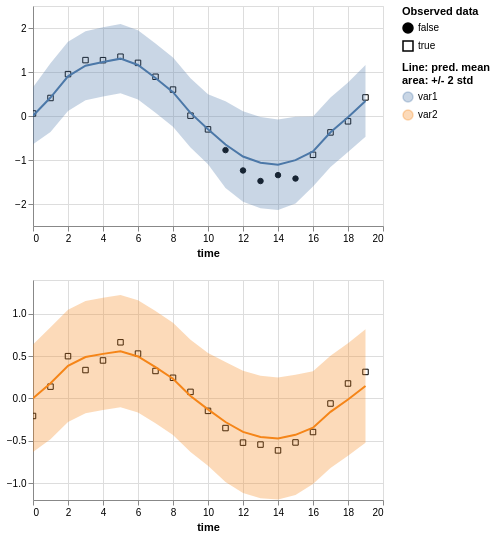

This figure's Vega-Lite source:
### Vega-Lite specification from a JSON file in a GitHub repository (floating-point values rounded to 4 significant figures)
{"$schema": "https://vega.github.io/schema/vega-lite/v5.2.0.json", "config": {"view": {"continuousHeight": 300, "continuousWidth": 400}}, "datasets": {"data-1021a3947ee8b44203039fb0dadefe1f": [{"err_high": 0.6378, "err_low": -0.6324, "is_present": true, "mean": 0.002739, "std": 0.3176, "time": 0, "value": -0.207, "variable": "var2"}, {"err_high": 0.8422, "err_low": -0.4822, "is_present": true, "mean": 0.18, "std": 0.3311, "time": 1, "value": 0.1396, "variable": "var2"}, {"err_high": 1.05, "err_low": -0.277, "is_present": true, "mean": 0.3864, "std": 0.3317, "time": 2, "value": 0.4999, "variable": "var2"}, {"err_high": 1.153, "err_low": -0.1741, "is_present": true, "mean": 0.4894, "std": 0.3318, "time": 3, "value": 0.3356, "variable": "var2"}, {"err_high": 1.19, "err_low": -0.1366, "is_present": true, "mean": 0.5269, "std": 0.3318, "time": 4, "value": 0.4491, "variable": "var2"}, {"err_high": 1.222, "err_low": -0.1049, "is_present": true, "mean": 0.5586, "std": 0.3318, "time": 5, "value": 0.6635, "variable": "var2"}, {"err_high": 1.16, "err_low": -0.1667, "is_present": true, "mean": 0.4969, "std": 0.3318, "time": 6, "value": 0.53, "variable": "var2"}, {"err_high": 1.033, "err_low": -0.2937, "is_present": true, "mean": 0.3698, "std": 0.3318, "time": 7, "value": 0.3248, "variable": "var2"}, {"err_high": 0.8961, "err_low": -0.4309, "is_present": true, "mean": 0.2326, "std": 0.3318, "time": 8, "value": 0.2445, "variable": "var2"}, {"err_high": 0.6935, "err_low": -0.6337, "is_present": true, "mean": 0.02986, "std": 0.3318, "time": 9, "value": 0.07762, "variable": "var2"}, {"err_high": 0.5365, "err_low": -0.795, "is_present": true, "mean": -0.1293, "std": 0.3329, "time": 10, "value": -0.1467, "variable": "var2"}, {"err_high": 0.4321, "err_low": -0.9886, "is_present": true, "mean": -0.2782, "std": 0.3552, "time": 11, "value": -0.3498, "variable": "var2"}, {"err_high": 0.3266, "err_low": -1.117, "is_present": true, "mean": -0.395, "std": 0.3608, "time": 12, "value": -0.5219, "variable": "var2"}, {"err_high": 0.2692, "err_low": -1.179, "is_present": true, "mean": -0.4547, "std": 0.3619, "time": 13, "value": -0.545, "variable": "var2"}, {"err_high": 0.2478, "err_low": -1.195, "is_present": true, "mean": -0.4738, "std": 0.3608, "time": 14, "value": -0.6137, "variable": "var2"}, {"err_high": 0.2805, "err_low": -1.14, "is_present": true, "mean": -0.4299, "std": 0.3552, "time": 15, "value": -0.5199, "variable": "var2"}, {"err_high": 0.3202, "err_low": -1.011, "is_present": true, "mean": -0.3455, "std": 0.3329, "time": 16, "value": -0.3966, "variable": "var2"}, {"err_high": 0.5053, "err_low": -0.822, "is_present": true, "mean": -0.1584, "std": 0.3318, "time": 17, "value": -0.05969, "variable": "var2"}, {"err_high": 0.6517, "err_low": -0.6759, "is_present": true, "mean": -0.01206, "std": 0.3319, "time": 18, "value": 0.1769, "variable": "var2"}, {"err_high": 0.8166, "err_low": -0.5233, "is_present": true, "mean": 0.1467, "std": 0.335, "time": 19, "value": 0.3135, "variable": "var2"}], "data-45f16188ce1040b7260ab0bfd0f2c036": [{"err_high": 0.6531, "err_low": -0.6403, "is_present": true, "mean": 0.006391, "std": 0.3234, "time": 0, "value": 0.05776, "variable": "var1"}, {"err_high": 1.201, "err_low": -0.361, "is_present": true, "mean": 0.42, "std": 0.3905, "time": 1, "value": 0.4095, "variable": "var1"}, {"err_high": 1.688, "err_low": 0.1151, "is_present": true, "mean": 0.9017, "std": 0.3933, "time": 2, "value": 0.9515, "variable": "var1"}, {"err_high": 1.929, "err_low": 0.3552, "is_present": true, "mean": 1.142, "std": 0.3934, "time": 3, "value": 1.27, "variable": "var1"}, {"err_high": 2.016, "err_low": 0.4427, "is_present": true, "mean": 1.229, "std": 0.3934, "time": 4, "value": 1.268, "variable": "var1"}, {"err_high": 2.09, "err_low": 0.5165, "is_present": true, "mean": 1.303, "std": 0.3934, "time": 5, "value": 1.347, "variable": "var1"}, {"err_high": 1.946, "err_low": 0.3725, "is_present": true, "mean": 1.159, "std": 0.3934, "time": 6, "value": 1.207, "variable": "var1"}, {"err_high": 1.65, "err_low": 0.07604, "is_present": true, "mean": 0.8629, "std": 0.3934, "time": 7, "value": 0.8918, "variable": "var1"}, {"err_high": 1.33, "err_low": -0.2441, "is_present": true, "mean": 0.5428, "std": 0.3934, "time": 8, "value": 0.6001, "variable": "var1"}, {"err_high": 0.8569, "err_low": -0.7176, "is_present": true, "mean": 0.06966, "std": 0.3936, "time": 9, "value": 0.007623, "variable": "var1"}, {"err_high": 0.4953, "err_low": -1.098, "is_present": true, "mean": -0.3016, "std": 0.3984, "time": 10, "value": -0.3038, "variable": "var1"}, {"err_high": 0.3355, "err_low": -1.634, "is_present": false, "mean": -0.6492, "std": 0.4923, "time": 11, "value": -0.7755, "variable": "var1"}, {"err_high": 0.1067, "err_low": -1.95, "is_present": false, "mean": -0.9217, "std": 0.5142, "time": 12, "value": -1.238, "variable": "var1"}, {"err_high": -0.02411, "err_low": -2.098, "is_present": false, "mean": -1.061, "std": 0.5185, "time": 13, "value": -1.478, "variable": "var1"}, {"err_high": -0.07715, "err_low": -2.134, "is_present": false, "mean": -1.106, "std": 0.5142, "time": 14, "value": -1.344, "variable": "var1"}, {"err_high": -0.01843, "err_low": -1.988, "is_present": false, "mean": -1.003, "std": 0.4923, "time": 15, "value": -1.422, "variable": "var1"}, {"err_high": -0.009284, "err_low": -1.603, "is_present": true, "mean": -0.8062, "std": 0.3984, "time": 16, "value": -0.8821, "variable": "var1"}, {"err_high": 0.4178, "err_low": -1.157, "is_present": true, "mean": -0.3695, "std": 0.3937, "time": 17, "value": -0.3729, "variable": "var1"}, {"err_high": 0.7601, "err_low": -0.8163, "is_present": true, "mean": -0.02813, "std": 0.3941, "time": 18, "value": -0.1209, "variable": "var1"}, {"err_high": 1.158, "err_low": -0.4737, "is_present": true, "mean": 0.3423, "std": 0.408, "time": 19, "value": 0.422, "variable": "var1"}]}, "params": [{"bind": "scales", "name": "param_14", "select": {"encodings": ["x"], "type": "interval"}, "views": ["view_5", "view_6"]}], "vconcat": [{"data": {"name": "data-45f16188ce1040b7260ab0bfd0f2c036"}, "hconcat": [{"height": 220, "layer": [{"encoding": {"fill": {"field": "is_present", "legend": {"title": ["Observed data"]}, "scale": {"range": ["black", "#ffffff00"]}, "type": "nominal"}, "shape": {"field": "is_present", "type": "nominal"}, "x": {"axis": {"domain": true, "labels": true, "ticks": true, "title": "time"}, "field": "time", "type": "quantitative"}, "y": {"field": "value", "scale": {"zero": false}, "title": "", "type": "quantitative"}}, "mark": {"color": "black", "fillOpacity": 1, "strokeWidth": 1, "type": "point"}}, {"encoding": {"color": {"field": "variable", "legend": {"title": ["Line: pred. mean", "area: +/- 2 std"]}, "type": "nominal"}, "x": {"field": "time", "type": "quantitative"}, "y": {"field": "err_low", "scale": {"zero": false}, "title": "", "type": "quantitative"}, "y2": {"field": "err_high"}}, "mark": "errorband", "name": "view_5"}, {"encoding": {"color": {"field": "variable", "type": "nominal"}, "x": {"field": "time", "type": "quantitative"}, "y": {"field": "mean", "scale": {"zero": false}, "title": "", "type": "quantitative"}}, "mark": "line"}], "title": "", "width": 350}]}, {"data": {"name": "data-1021a3947ee8b44203039fb0dadefe1f"}, "hconcat": [{"height": 220, "layer": [{"encoding": {"fill": {"field": "is_present", "legend": {"title": ["Observed data"]}, "scale": {"range": ["black", "#ffffff00"]}, "type": "nominal"}, "shape": {"field": "is_present", "type": "nominal"}, "x": {"axis": {"domain": true, "labels": true, "ticks": true, "title": "time"}, "field": "time", "type": "quantitative"}, "y": {"field": "value", "scale": {"zero": false}, "title": "", "type": "quantitative"}}, "mark": {"color": "black", "fillOpacity": 1, "strokeWidth": 1, "type": "point"}}, {"encoding": {"color": {"field": "variable", "legend": {"title": ["Line: pred. mean", "area: +/- 2 std"]}, "type": "nominal"}, "x": {"field": "time", "type": "quantitative"}, "y": {"field": "err_low", "scale": {"zero": false}, "title": "", "type": "quantitative"}, "y2": {"field": "err_high"}}, "mark": "errorband", "name": "view_6"}, {"encoding": {"color": {"field": "variable", "type": "nominal"}, "x": {"field": "time", "type": "quantitative"}, "y": {"field": "mean", "scale": {"zero": false}, "title": "", "type": "quantitative"}}, "mark": "line"}], "title": "", "width": 350}]}]}
